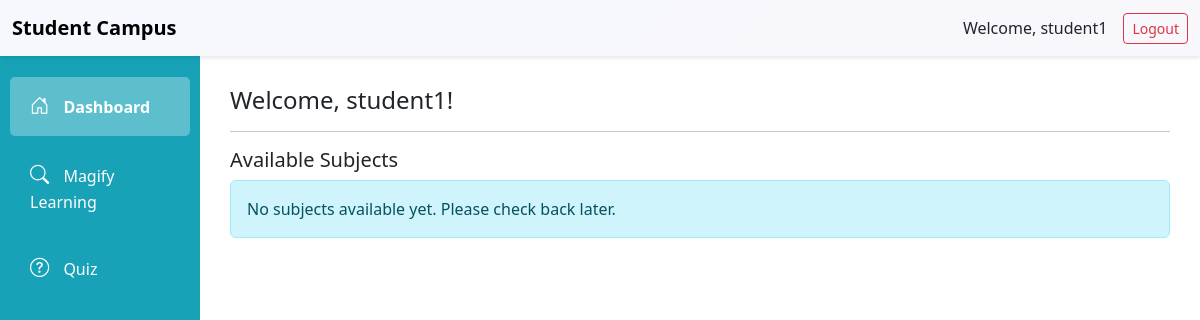
Page /student/dashboard/ (signed in) on the earlier database version.
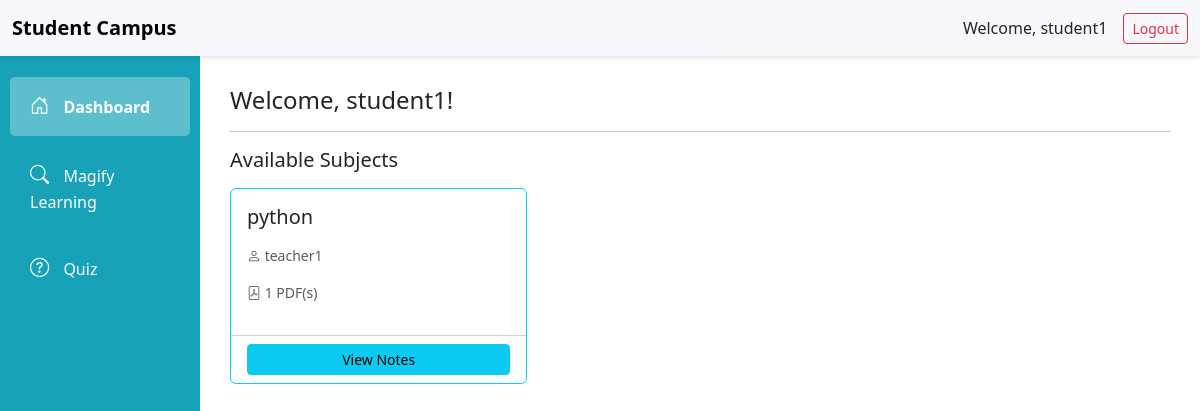
Same page on the later database version.
### authentication/models.py (models this page shows, shortened)
class User(AbstractUser):
    ROLE_CHOICES = (
        ('student', 'Student'),
        ('teacher', 'Teacher'),
    )
    role = models.CharField(max_length=10, choices=ROLE_CHOICES, default='student')
    def is_student(self):
        return self.role == 'student'

### teachers/models.py (models this page shows, shortened)
class Subject(models.Model):
    name = models.CharField(max_length=200)
    description = models.TextField(blank=True)
    teacher = models.ForeignKey(User, on_delete=models.CASCADE, related_name='subjects')
    created_at = models.DateTimeField(auto_now_add=True)
    class Meta:
        ordering = ['name']

### students/views.py (the view)
# urls.py: path('dashboard/', views.student_dashboard, name='student_dashboard'),
@login_required
def student_dashboard(request):
    if not request.user.is_student():
        return HttpResponseForbidden("You don't have permission to access this page.")
    subjects = Subject.objects.all()
    return render(request, 'students/dashboard.html', {'subjects': subjects})

### templates/students/dashboard.html (shortened to what this page needs)
{% extends 'students/base_student.html' %}
{% block student_content %}
<h4>Welcome, {{ user.username }}!</h4>
<hr>
<h5>Available Subjects</h5>
{% if subjects %}
    <div class="row mt-3">
        {% for subject in subjects %}
            <div class="col-md-4 mb-3">
                <div class="card h-100 border-info">
                    <div class="card-body">
                        <h5 class="card-title">{{ subject.name }}</h5>
                        <p class="text-muted small">
                            <i class="bi bi-person"></i> {{ subject.teacher.username }}
                        </p>
                        <p class="text-muted small">
                            <i class="bi bi-file-pdf"></i> {{ subject.notes.count }} PDF(s)
                        </p>
                    </div>
                    <div class="card-footer bg-transparent">
                        <a href="{% url 'student_subject_detail' subject.id %}" class="btn btn-info btn-sm w-100">View Notes</a>
                    </div>
                </div>
            </div>
        {% endfor %}
    </div>
{% else %}
    <div class="alert alert-info">
        No subjects available yet. Please check back later.
    </div>
{% endif %}
{% endblock %}

### templates/students/base_student.html (shortened to what this page needs)
<!DOCTYPE html>
<html lang="en">
<head>
    <link href="https://cdn.jsdelivr.net/npm/bootstrap@5.3.0/dist/css/bootstrap.min.css" rel="stylesheet">
    <link href="https://cdn.jsdelivr.net/npm/bootstrap-icons@1.10.0/font/bootstrap-icons.css" rel="stylesheet">
</head>
<body>
    <nav class="navbar navbar-expand-lg navbar-light bg-light">
        <div class="container-fluid">
            <a class="navbar-brand fw-bold" href="{% url 'student_dashboard' %}">Student Campus</a>
            <div class="ms-auto d-flex align-items-center">
                <span class="me-3">Welcome, {{ user.username }}</span>
                <a class="btn btn-outline-danger btn-sm" href="{% url 'logout' %}">Logout</a>
            </div>
        </div>
    </nav>
    <div class="container-fluid">
        <div class="row">
            <div class="col-md-2 p-0">
                <div class="sidebar">
                    <nav class="nav flex-column py-3">
                        <a class="nav-link {% if request.resolver_match.url_name == 'student_dashboard' %}active{% endif %}" href="{% url 'student_dashboard' %}">
                            <i class="bi bi-house-door"></i> Dashboard
                        </a>
                        <a class="nav-link {% if request.resolver_match.url_name == 'magnify_learning' %}active{% endif %}" href="{% url 'magnify_learning' %}">
                            <i class="bi bi-search"></i> Magify Learning
                        </a>
                        <a class="nav-link {% if request.resolver_match.url_name == 'quiz' %}active{% endif %}" href="{% url 'quiz' %}">
                            <i class="bi bi-question-circle"></i> Quiz
                        </a>
                    </nav>
                </div>
            </div>
            <div class="col-md-10 p-0">
                <div class="main-content">
                    {% block student_content %}
                    {% endblock %}
                </div>
            </div>
        </div>
    </div>
</body>
</html>

### templates/students/base_student.html (style rules this page uses)
body { background: linear-gradient(135deg, #667eea 0%, #764ba2 100%); min-height: 100vh; }
.navbar { background-color: rgba(255, 255, 255, 0.95) !important; box-shadow: 0 2px 4px rgba(0,0,0,0.1); }
.sidebar { min-height: calc(100vh - 56px); background-color: #17a2b8; box-shadow: 2px 0 5px rgba(0,0,0,0.1); }
.sidebar .nav-link { color: #fff; padding: 15px 20px; border-radius: 5px; margin: 5px 10px; transition: all 0.3s; }
.sidebar .nav-link.active { background-color: rgba(255,255,255,0.3); font-weight: bold; }
.sidebar .nav-link i { margin-right: 10px; font-size: 1.2rem; }
.main-content { background-color: #fff; min-height: calc(100vh - 56px); padding: 30px; }

Differences in the rows shown:
added Subject: name "python", teacher.username "teacher1", notes.count "1"
Other differences:
text no longer shown: "No subjects available yet. Please check back later."
